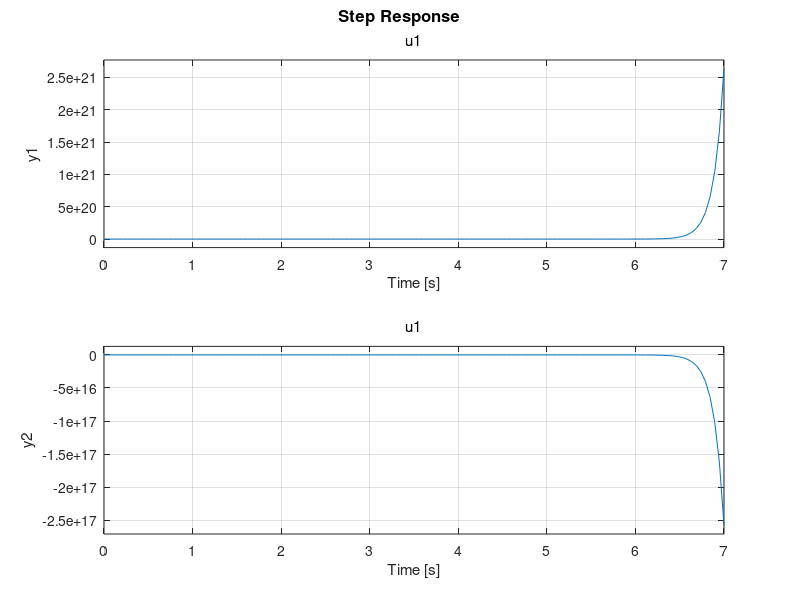

This figure's MATLAB source: (Note: this script raises an error after producing the figure.)
% Parâmetros do sistema
% g, In, M, m, l, b, xi, km
% 9.81, 0.099, 2.4, 0.23, 0.4, 0.05, 0.005, 8

global MODEL
MODEL = {};

clc, close all, clear all;

% Matriz A (5x5)
MODEL.A = [1 0 1.155e-06 -0.0002141 2.276e-05; 
           0.001 1 5.954e-10 -1.071e-07 1.138e-08; 
           0 0 1 0.006513 -0.000664; 
           0 0 0.001 1 -3.32e-07; 
           -0.01901 0 0.001262 -0.2141 0.02276];

% Matriz B (5x1)
MODEL.B = [0.003042;1.521e-06;0;0;3.042];

% Matriz C (2x5)
MODEL.C = [0 1 0 0 0; 0 0 0 -1 0];

% Matriz D (2x1)
MODEL.D = [0; 0];

% Construção da matriz aumentada (A_aug: 7x6)
disp('Matrizes aumentadas')
MODEL.A_aug = [MODEL.A zeros(size(MODEL.A, 1), 2); -MODEL.C zeros(size(MODEL.C, 1), 2)];
MODEL.B_aug = [MODEL.B; zeros(size(MODEL.C, 1), size(MODEL.B, 2))];
MODEL.C_aug = [MODEL.C, zeros(size(MODEL.C, 1), 1)];
MODEL.D_aug = [MODEL.D];

disp('Aa');
disp(MODEL.A_aug)
disp('Bb');
disp(MODEL.B_aug)
disp('Cc');
disp(MODEL.C_aug)
disp('Dd');
disp(MODEL.D_aug)
disp('---');

% Polos desejados (tempo de pico Tp = 2s e sobressinal 10%)
Tp = 4;            % Tempo de pico máximo (em segundos)
OS = 0.02;         % Sobressinal máximo (10%)

% Cálculo do coeficiente de amortecimento (zeta) e frequência natural (wn)
zeta = sqrt(log(OS)^2 / (pi^2 + log(OS)^2));  % Fórmula para zeta
wn = pi / (Tp * sqrt(1 - zeta^2));            % Fórmula para wn

% Polos dominantes
p1 = (-zeta*wn + 1i*wn*sqrt(1-zeta^2))*1
p2 = (-zeta*wn - 1i*wn*sqrt(1-zeta^2))*1

% Polos adicionais (escolhidos para estabilidade)
poles = [p1, p2, -3, -4, -5, -6];  % 6 polos para um sistema aumentado (6 estados)
disp(poles);
poles_2 = [p1, p2, -50, -80, -110, -140]; %polos observador

ctrb_aug = ctrb(MODEL.A_aug, MODEL.B_aug);
rank_ctrb = rank(ctrb_aug);

if rank_ctrb < size(MODEL.A_aug, 1)
    disp('O sistema aumentado não é controlável!');
    disp(MODEL.A_aug);
    disp(MODEL.B_aug);
    disp('---');
else
    disp('O sistema aumentado é controlável!');
    disp(MODEL.A_aug);
    disp(MODEL.B_aug);
    disp('---');
end

%[MODEL.A_ctr, MODEL.B_ctr, MODEL.C_ctr, ~, MODEL.T] = ctrbf(MODEL.A_aug, MODEL.B_aug, MODEL.C_aug);
% A_ctr, B_ctr, C_ctr representam a parte controlável.

%tranformar em controlável, matriz controlabilidade
MODEL.C_ctr = ctrb(MODEL.A_aug, MODEL.B_aug);

%calculo base controlavel
T = orth(MODEL.C_ctr);

%matrizes a e b controlaveis
MODEL.A_ctr = T \ MODEL.A_aug * T;
MODEL.B_ctr = T \ MODEL.B_aug;

Co = ctrb(MODEL.A_ctr, MODEL.B_ctr);
rank_Co = rank(Co);

if rank_Co < size(MODEL.A_ctr, 1)
    disp('O sistema aumentado não é controlável!');
    disp(MODEL.A_ctr);
    disp(MODEL.B_ctr);
    disp('---');
else
    disp('O sistema aumentado é controlável!');
    disp(MODEL.A_ctr);
    disp(MODEL.B_ctr);
    disp('---');
end

K_poles = real(poles); %melhorar os polos 

% Cálculo do ganho K utilizando a função 'acker',14
MODEL.K = (acker(MODEL.A_ctr, MODEL.B_ctr, poles)) / 1e+0;

%MODEL.K1_5 = MODEL.K(1:5);

% Exibição do ganho K
disp('Ganho do controlador K:');
%MODEL.K(1) = MODEL.K(1)
disp(MODEL.K);

% Observador (L) - Definindo polos mais rápidos para o observador
L_poles = 5 * real(poles_2);  % Polos do observador (mais rápidos)
MODEL.L = place(MODEL.A_ctr', MODEL.C_aug', L_poles)';  % Transposto devido ao cálculo dual

% Exibição do ganho do observador L
disp('Ganho do observador L:');
disp(MODEL.L);

% teste dos polos e zeros do sistema em malha fechada
sys_aug = ss(MODEL.A_ctr - (MODEL.B_ctr * MODEL.K), MODEL.B_ctr, MODEL.C_aug, MODEL.D_aug)
MODEL.A_exp = MODEL.A_ctr - (MODEL.B_ctr * MODEL.K);

step(sys_aug)

% zero
zeros_aug = tzero(sys_aug);

%polo
polos_aug = pole(sys_aug);

disp('Zeros do sistema controlado (com K):');
disp(zeros_aug);

disp('Polos do sistema controlado (com K):');
disp(polos_aug);

%Ganho Rastreador

a = (MODEL.A_ctr - (MODEL.B_ctr * MODEL.K))^-1;
b = MODEL.C_aug * a * MODEL.B_ctr;
MODEL.N = (-1/b)/1e+10;

disp('ganho rastreador');
disp(MODEL.N);